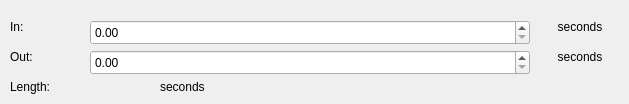
    <widget class="QWidget" name="tablenght">
     <attribute name="title">
      <string>Lenght</string>
     </attribute>
     <widget class="QLabel" name="label_4">
      <property name="geometry">
       <rect>
        <x>10</x>
        <y>20</y>
        <width>58</width>
        <height>15</height>
       </rect>
      </property>
      <property name="text">
       <string>&lt;html&gt;&lt;head/&gt;&lt;body&gt;&lt;p&gt;In:&lt;/p&gt;&lt;/body&gt;&lt;/html&gt;</string>
      </property>
     </widget>
     <widget class="QLabel" name="label_5">
      <property name="geometry">
       <rect>
        <x>10</x>
        <y>50</y>
        <width>58</width>
        <height>15</height>
       </rect>
      </property>
      <property name="text">
       <string>&lt;html&gt;&lt;head/&gt;&lt;body&gt;&lt;p&gt;Out:&lt;/p&gt;&lt;/body&gt;&lt;/html&gt;</string>
      </property>
     </widget>
     <widget class="QLabel" name="label_6">
      <property name="geometry">
       <rect>
        <x>10</x>
        <y>80</y>
        <width>58</width>
        <height>15</height>
       </rect>
      </property>
      <property name="text">
       <string>&lt;html&gt;&lt;head/&gt;&lt;body&gt;&lt;p&gt;Length:&lt;/p&gt;&lt;/body&gt;&lt;/html&gt;</string>
      </property>
     </widget>
     <widget class="QLabel" name="label_7">
      <property name="geometry">
       <rect>
        <x>540</x>
        <y>20</y>
        <width>80</width>
        <height>15</height>
       </rect>
      </property>
      <property name="text">
       <string>&lt;html&gt;&lt;head/&gt;&lt;body&gt;&lt;p&gt;seconds&lt;/p&gt;&lt;/body&gt;&lt;/html&gt;</string>
      </property>
      <property name="alignment">
       <set>Qt::AlignCenter</set>
      </property>
     </widget>
     <widget class="QLabel" name="label_8">
      <property name="geometry">
       <rect>
        <x>540</x>
        <y>50</y>
        <width>80</width>
        <height>15</height>
       </rect>
      </property>
      <property name="text">
       <string>&lt;html&gt;&lt;head/&gt;&lt;body&gt;&lt;p&gt;seconds&lt;/p&gt;&lt;/body&gt;&lt;/html&gt;</string>
      </property>
      <property name="alignment">
       <set>Qt::AlignCenter</set>
      </property>
     </widget>
     <widget class="QLabel" name="lbllenght">
      <property name="geometry">
       <rect>
        <x>90</x>
        <y>80</y>
        <width>58</width>
        <height>15</height>
       </rect>
      </property>
      <property name="alignment">
       <set>Qt::AlignCenter</set>
      </property>
     </widget>
     <widget class="QLabel" name="label_10">
      <property name="geometry">
       <rect>
        <x>160</x>
        <y>80</y>
        <width>80</width>
        <height>15</height>
       </rect>
      </property>
      <property name="text">
       <string>&lt;html&gt;&lt;head/&gt;&lt;body&gt;&lt;p&gt;seconds&lt;/p&gt;&lt;/body&gt;&lt;/html&gt;</string>
      </property>
     </widget>
     <widget class="QDoubleSpinBox" name="spninput">
      <property name="geometry">
       <rect>
        <x>90</x>
        <y>20</y>
        <width>440</width>
        <height>25</height>
       </rect>
      </property>
     </widget>
     <widget class="QDoubleSpinBox" name="spnoutput">
      <property name="geometry">
       <rect>
        <x>90</x>
        <y>50</y>
        <width>440</width>
        <height>25</height>
       </rect>
      </property>
     </widget>
    </widget>
